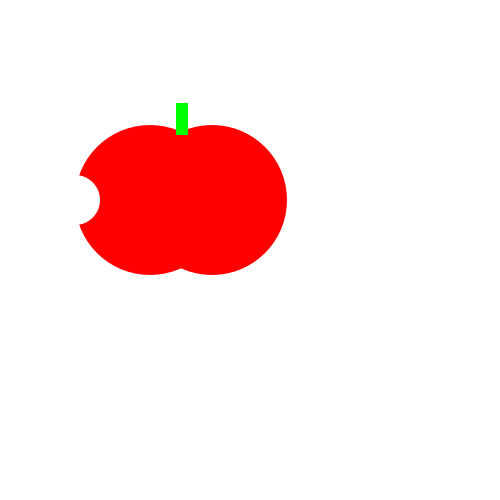
Frame 1 (no input)
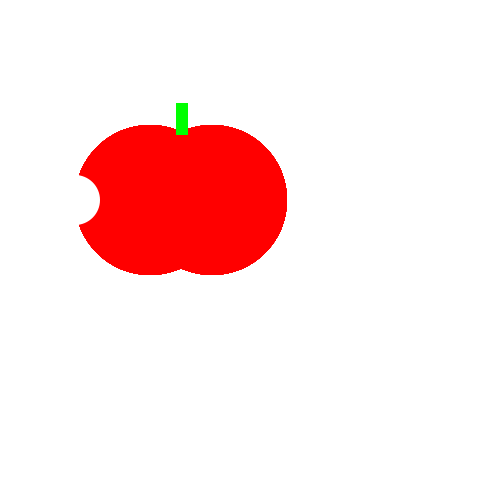
Frame 60 (the mouse pressed at the canvas centre just before this capture)
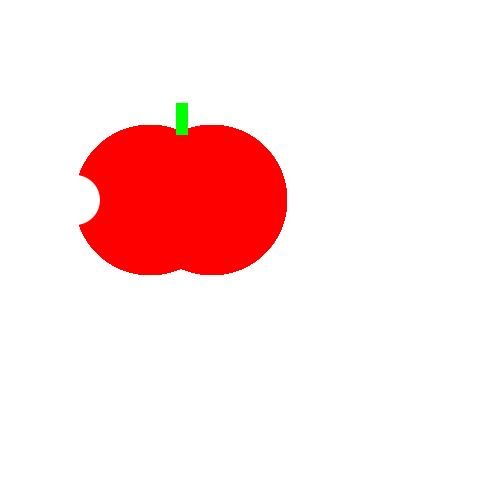
Frame 120 (the mouse held since frame 60 and released just before this capture)

The Processing sketch that drew these frames (run headless with seeded random() and noise(); from frame 60 on, the mouse is pressed at the canvas centre):

// Processing sketch: TastyTomato
// ── TastyTomato.pde
void setup() {
  size(500, 500);
  background(255,255,255);
}
void draw() {
 
  noStroke();
  fill(255,0,0);
  ellipse(150, 200, 150, 150);
  ellipse(212, 200, 150, 150);
  fill(0,255,0);
  rect(176, 103, 12, 32);
  fill(255,255,255);
  ellipse(75,200,50,50);
}
